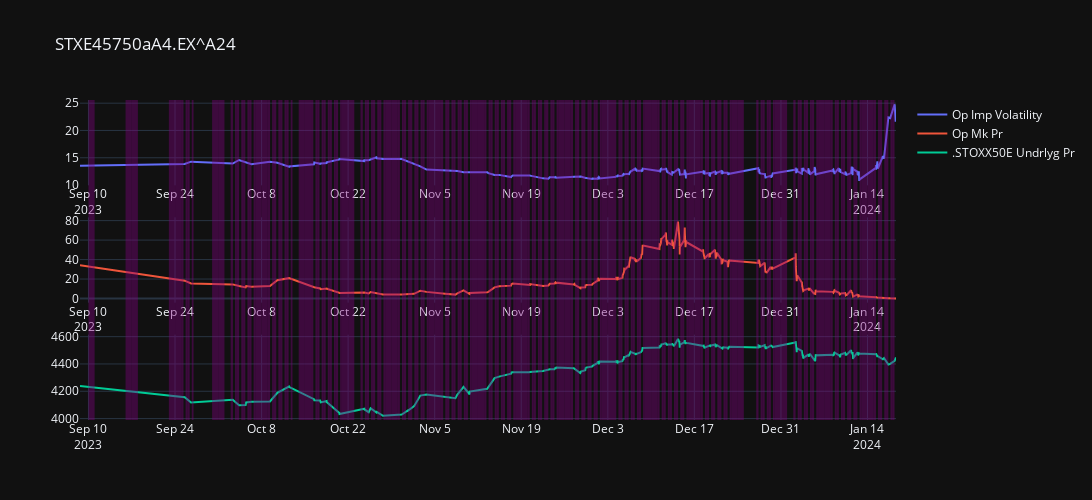

The code cell stored with this chart in its notebook:
### Code cell
IIVNGIPAC_exp_optn_test3.graph(mrkt_exhng_open_time='9:00', mrkt_exhng_close_time='17:00').stack3().fig
